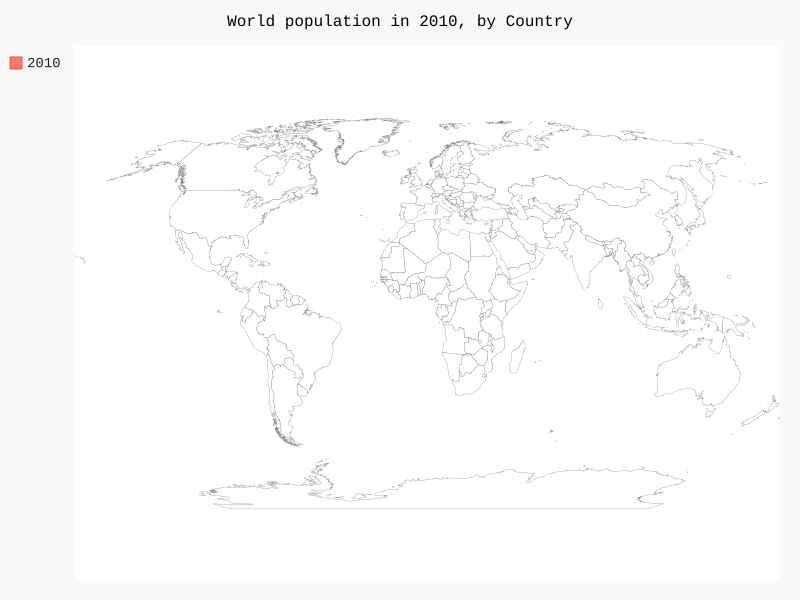

Write the Python code that produced this figure.
import json
import pygal
from country_codes import get_country_code


# Заполняем список данными
filename = 'population_data.json'
with open(filename) as f:
    pop_data = json.load(f)

# Построение словаря с данными численности населения
    cc_population = {}
    for pop_dict in pop_data:
        if pop_dict['Year'] == '2010':
            country_name = pop_dict['Country Name']
            population = int(float(pop_dict['Value']))
            print(population)
            code = get_country_code(country_name)
            print(code)
            if code:
                cc_population[code] = population

for code, pop in enumerate(cc_population):
    print(code, pop)

wm = pygal.maps.world.World()
wm.title = 'World population in 2010, by Country'
wm.add('2010', cc_population)

wm.render_to_file('world_population.svg')
